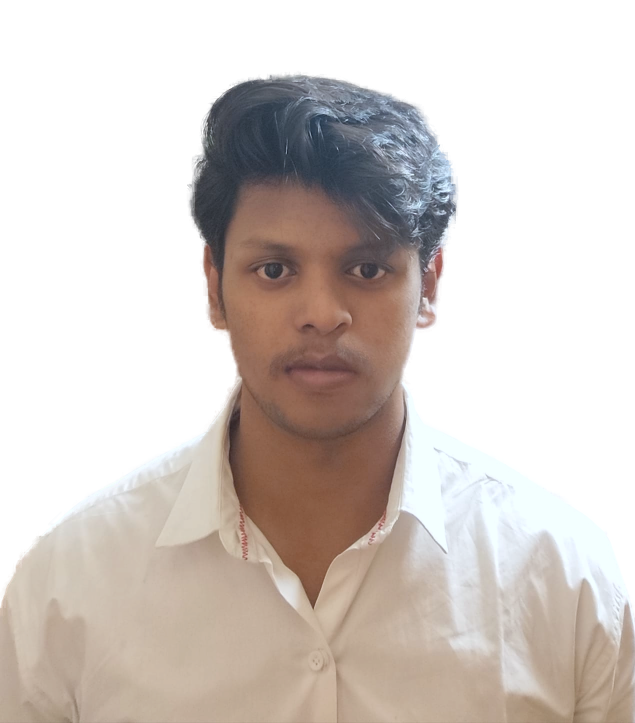
#> input picture source-photo.jpg, 1270 x 1446 px (shown at 1/2 size)
$ python -i ascii_card.py   (imports and definitions only)   (older library calls are emulated)
#> lines starting #> are read from the running program, lines starting #| are printed output that depends on the picture
#> further down, picture is the input picture: PIL image 1270x1446 RGB; mean R, G, B 211.3, 203.1, 198.2
"""ASCII art card: tonal, edge-aware glyphs over a cleared background, revealed by a slow ink wash.

The source is painted in code (senbonzakura.py). A tint mask picks
which cells are drawn in the bloom colour instead of ink.
"""

from dataclasses import dataclass

from html import escape

import cv2
import numpy as np
from PIL import Image

from theme import MONO, Theme, mix

WIDTH, HEIGHT = 860, 1000
TITLE_H = 44
COLS, ROWS = 110, 74
CELL_W, CELL_H = 6.3, 12.0
FONT_SIZE = 10.5
# Sparse to dense. Bright areas of the source get dense glyphs.
RAMP = " .,:;-=+*#%@"
# Where the source has a strong contour, draw it with a stroke that follows the edge.
EDGE_THRESHOLD = 0.22
EDGE_GLYPHS = ("-", "/", "|", "\\")  # edge runs horizontal, rising, vertical, falling
TONES = 8
ALPHA_CUTOFF = 0.5
BLANK_BELOW = 0.07
REVEAL_SECONDS = 2.6


@dataclass(frozen=True)
class Art:
    image: Image.Image  # LA: luminance becomes density, alpha marks what is drawn
    tint: Image.Image   # L: where to draw in the bloom colour
    title: str
    caption: str
    label: str


def _sample(image: Image.Image) -> tuple[np.ndarray, np.ndarray, np.ndarray, np.ndarray]:
    """Per character cell: luminance, coverage, edge strength and edge angle."""
    image = image.convert("LA")
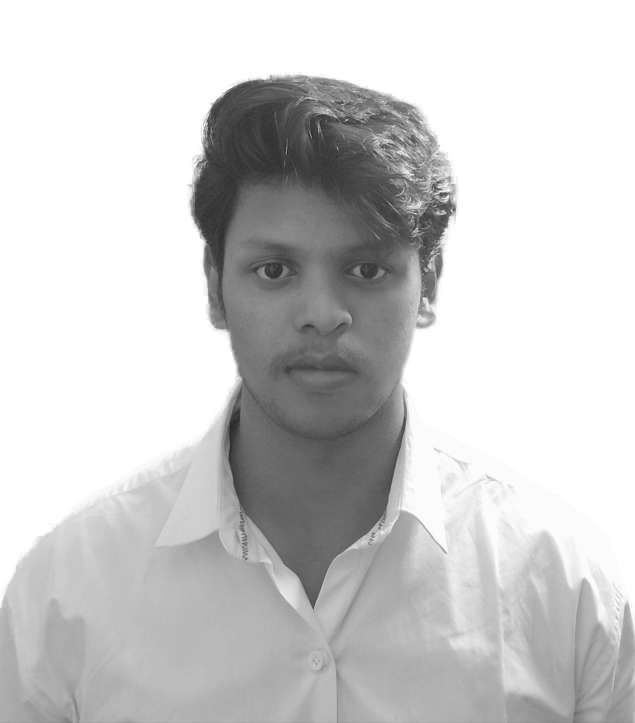
#> image: PIL image 1270x1446 LA (shown at 1/2 size); mean R, G, B, A 205, 205, 205, 255
    lum = np.array(image.getchannel("L"))
    alpha = np.array(image.getchannel("A")).astype(np.float32) / 255
#> alpha: shape (1446, 1270) float32; every value is 1

    # Gradients of the art composited on black, so outer outlines count as edges too.
    matted = (lum.astype(np.float32) / 255) * alpha
    matted = cv2.GaussianBlur(matted, (0, 0), 1.6)
    gx = cv2.Sobel(matted, cv2.CV_32F, 1, 0, ksize=3)
    gy = cv2.Sobel(matted, cv2.CV_32F, 0, 1, ksize=3)
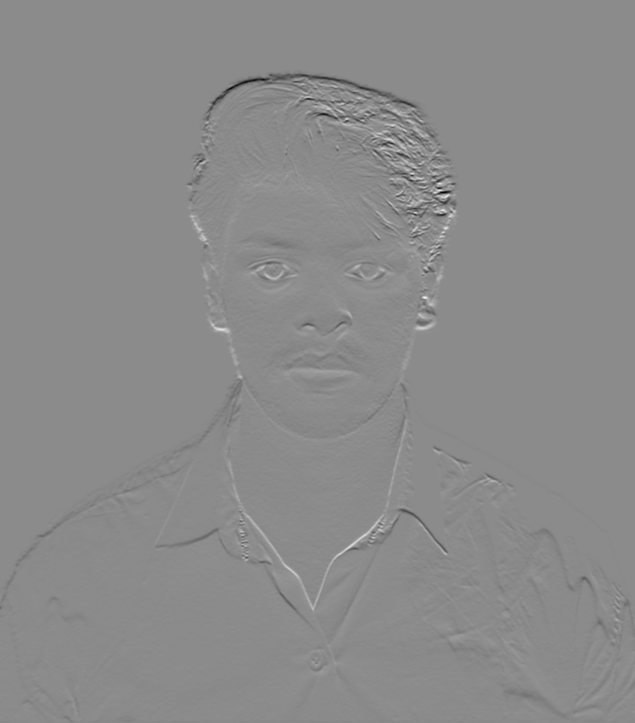
#> gy: shape (1446, 1270) float32 (shown at 1/2 size); min -0.966, max 0.804, mean -0.00196; drawn with min black and max white

    size = (COLS, ROWS)
    area = cv2.INTER_AREA
    cell_gx = cv2.resize(gx, size, interpolation=area)
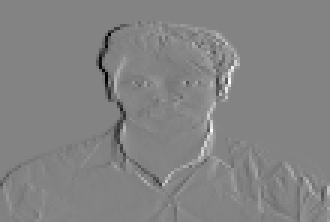
#> cell_gx: shape (74, 110) float32 (shown 3 times larger); min -0.404, max 0.378, mean 6.97e-05; drawn with min black and max white
    cell_gy = cv2.resize(gy, size, interpolation=area)
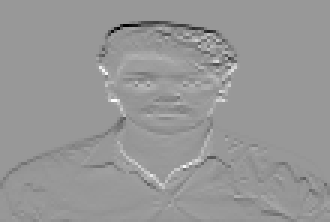
#> cell_gy: shape (74, 110) float32 (shown 3 times larger); min -0.279, max 0.187, mean -0.00196; drawn with min black and max white
    strength = np.hypot(cell_gx, cell_gy)
    strength = strength / (np.percentile(strength, 99) or 1)
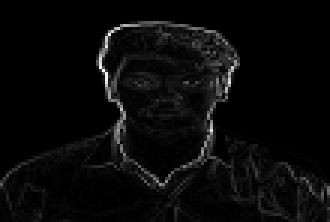
#> strength: shape (74, 110) float32 (shown 3 times larger); min 0, max 2.12, mean 0.0799; drawn with min black and max white
    # The edge runs perpendicular to the gradient. Screen y points down, hence -gy.
    angle = (np.degrees(np.arctan2(-cell_gy, cell_gx)) + 90) % 180
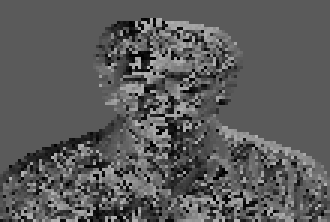
#> angle: shape (74, 110) float32 (shown 3 times larger); min 0.0465, max 179.9, mean 90.6

    lum_grid = cv2.resize(lum, size, interpolation=area).astype(np.float32) / 255
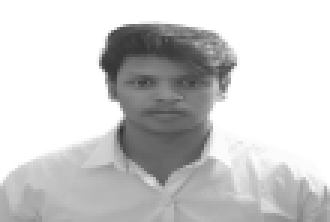
#> lum_grid: shape (74, 110) float32 (shown 3 times larger); min 0.188, max 1, mean 0.804
    alpha_grid = cv2.resize(alpha, size, interpolation=area)
#> alpha_grid: shape (74, 110) float32; every value is 1
    return lum_grid, alpha_grid, strength, angle


def _edge_glyph(angle: float) -> str:
    return EDGE_GLYPHS[int(((angle + 22.5) % 180) // 45)]


Cell = tuple[str, str | None]  # (glyph, fill); fill is None for blank cells


# [76 lines left out: functions _cells, _row_svg, render, not called in this run]

>>> from PIL import Image
>>> picture = Image.open('../source-photo.jpg')
>>> result = _sample(picture)
